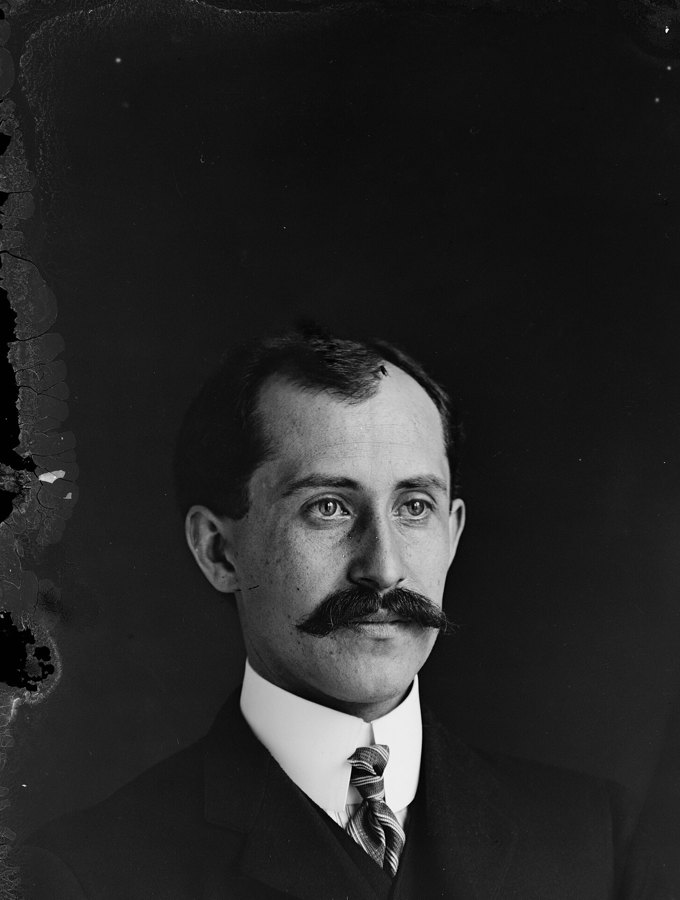
#> input picture config/sketch/heads-example/sources/orville.jpg, 680 x 900 px
$ python -i _actor.py   (imports and definitions only)   (older library calls are emulated)
#> lines starting #> are read from the running program, lines starting #| are printed output that depends on the picture; after the words box and inside, x2 and y2 are one past the last pixel; in counts of white or black regions, pixels touching at a corner belong together
"""Actor packs: the measuring, cutting and packing half (no network, no image model).

A pack is one character drawn by an image model, cut so a film can animate it by swapping pieces:
the figure, a patch for each face it pulls, a patch for each mouth shape on the faces that talk,
a blink, and whole-figure poses. actor-pack.py draws the pictures; this module lays every redraw
back on the picture it was redrawn from, measures how far it strayed outside the head, cuts the
part that changed, finds the head in each pose, and packs every piece into one atlas.

Pictures are BGRA uint8 arrays throughout (OpenCV's order).

Not an entry script: imported by actor-pack.py and check-actors.py after `_env`.
"""

import cv2
import numpy as np

WHITE = (255, 255, 255)


# ---------------------------------------------------------------------------- pictures
def load_rgba(path, key_tol=26):
    """A picture as BGRA. One with real alpha keeps it; one without has its plain ground keyed out
    (a flood from the border, so a white shirt inside the outline stays)."""
#> called with key_tol = 26
    im = cv2.imread(path, cv2.IMREAD_UNCHANGED)
#> im is the input picture: shape (900, 680); min 0, max 255, mean 38.2
    if im is None:
        return None
    if im.ndim == 2:
        im = cv2.cvtColor(im, cv2.COLOR_GRAY2BGR)
    if im.shape[2] == 4 and im[..., 3].min() < 250:
        return clean_alpha(im)
    bgr = im[..., :3]
    return np.dstack([bgr, key_out(bgr, key_tol)])


def key_out(bgr, tol=26):
    """Alpha for a subject on a plain ground: the ground is what a flood from the border reaches
    through pixels near the border's own colour; specks smaller than 1 % of the subject go too."""
#> called with tol = 26
    h, w = bgr.shape[:2]
#> h = 900; w = 680
    border = np.concatenate([bgr[0], bgr[-1], bgr[:, 0], bgr[:, -1]])
    ground = np.median(border, axis=0).astype(np.int16)
#> ground = [28, 28, 28]
    near = (np.abs(bgr.astype(np.int16) - ground).max(axis=2) <= tol).astype(np.uint8)
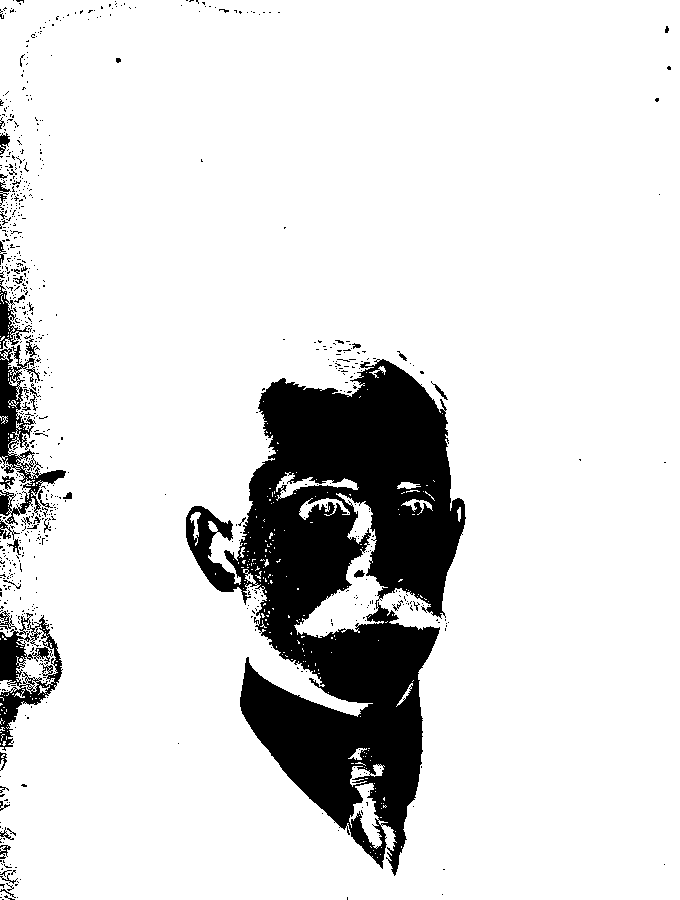
#> near: shape (900, 680); values 0 (black) and 1 (white), 86.8% white; 819 black regions (772 under 20 px), largest, box (x1, y1, x2, y2) and area: (186, 359, 466, 876) 69541, (0, 345, 66, 525) 3286, (0, 613, 63, 751) 3122
    mask = np.zeros((h + 2, w + 2), np.uint8)
    seeds = [(x, 0) for x in range(0, w, 16)] + [(x, h - 1) for x in range(0, w, 16)]
    seeds += [(0, y) for y in range(0, h, 16)] + [(w - 1, y) for y in range(0, h, 16)]
    for x, y in seeds:
        if near[y, x] == 1:
            cv2.floodFill(near, mask, (x, y), 2)
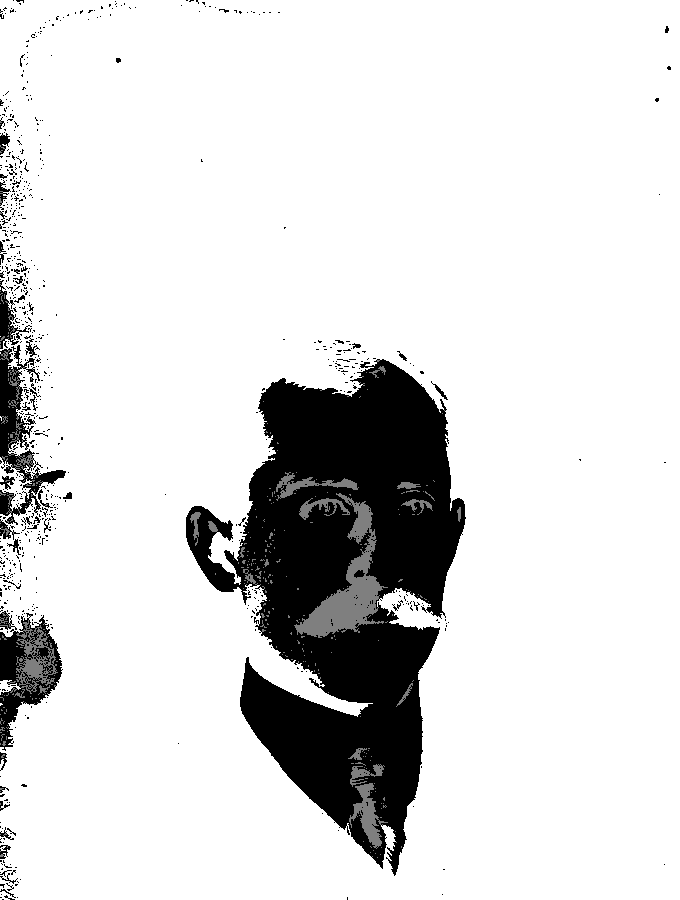
#> near: shape (900, 680); min 0, max 2, mean 1.72; drawn with min black and max white
    alpha = np.where(near == 2, 0, 255).astype(np.uint8)
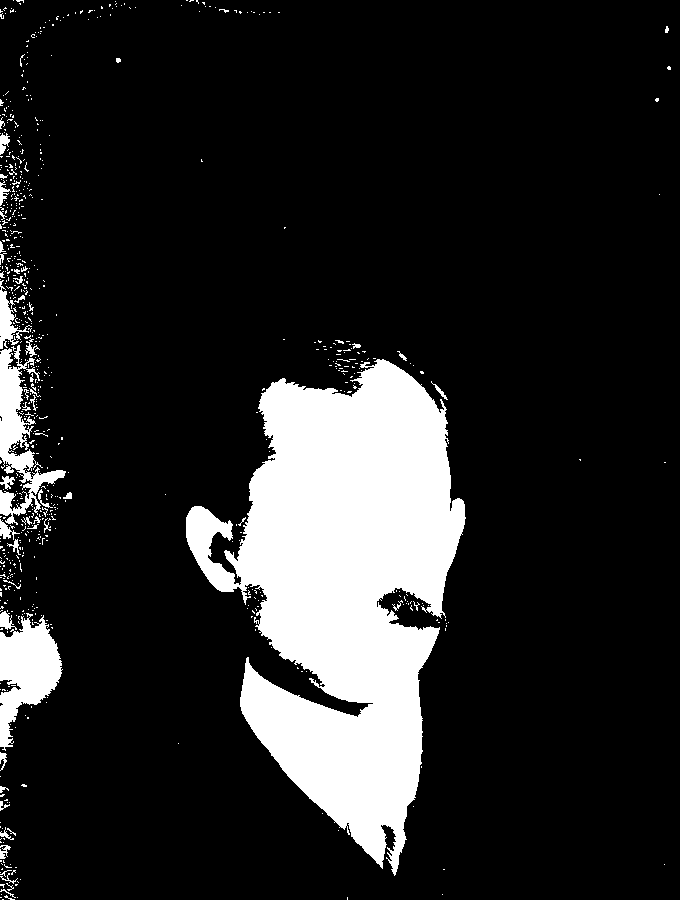
#> alpha: shape (900, 680); 14.9% white; 748 white regions (700 under 20 px), largest, box (x1, y1, x2, y2) and area: (186, 359, 466, 876) 77553, (0, 613, 63, 751) 4652, (0, 345, 66, 525) 3891
    return cv2.GaussianBlur(drop_specks(alpha), (3, 3), 0.7)


def drop_specks(alpha, share=0.01):
#> called with share = 0.01
    n, lab, st, _ = cv2.connectedComponentsWithStats((alpha > 127).astype(np.uint8), 8)
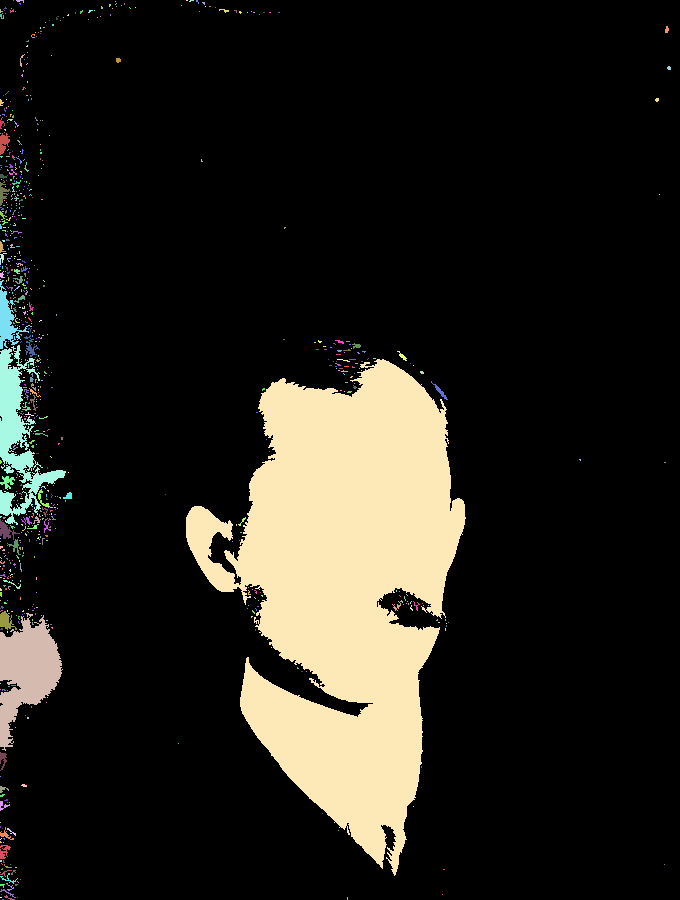
#> lab: shape (900, 680) int32; 749 distinct labels, from 0 to 748; one colour per label, 0 black
#> n = 749; st = 749 rows, first 6: [0, 0, 680, 900, 520880], [13, 0, 1, 1, 1], [16, 0, 8, 3, 13], [115, 1, 1, 1, 1], [186, 0, 2, 1, 2], [189, 0, 5, 2, 6]
    if n <= 1:
        return alpha
    big = st[1:, cv2.CC_STAT_AREA].max()
#> big = 77553
    keep = np.zeros(n, bool)
    keep[1:] = st[1:, cv2.CC_STAT_AREA] >= share * big
    return np.where(
        keep[lab] | (alpha <= 127) & (alpha > 0) & dilate(keep[lab], 3), alpha, 0
    ).astype(np.uint8)


# [5 lines left out: function clean_alpha, not called in this run]


def dilate(mask, r):
#> called with r = 3
    k = cv2.getStructuringElement(cv2.MORPH_ELLIPSE, (2 * r + 1, 2 * r + 1))
    return cv2.dilate(mask.astype(np.uint8), k).astype(bool)
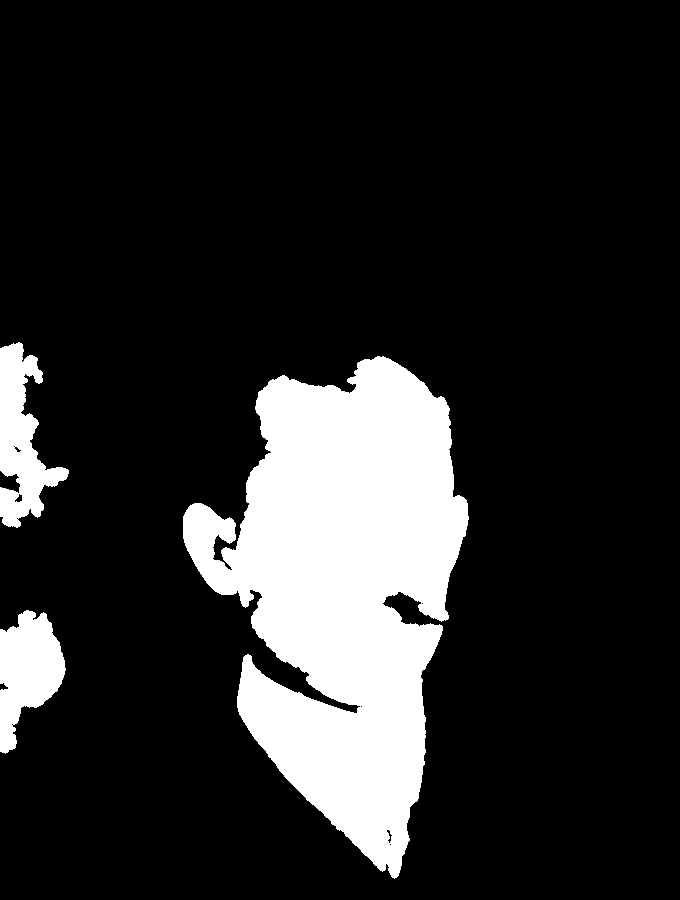
#> returned value: shape (900, 680) bool; 15.9% white; 3 white regions, box (x1, y1, x2, y2) and area: (183, 356, 469, 879) 84966, (0, 342, 69, 528) 6265, (0, 610, 66, 754) 5790


def on_white(rgba):
    a = rgba[..., 3:4].astype(np.float32) / 255
    return (rgba[..., :3] * a + 255 * (1 - a)).astype(np.uint8)


# [264 lines left out: functions resize_to, figure, box_mask, changed, fits, register and 8 more, not called in this run]

>>> result = load_rgba('../config/sketch/heads-example/sources/orville.jpg')
#> in drop_specks, `return np.where( keep[lab] | (alpha <= 127) & (alpha > 0) & dilate(kee..`:
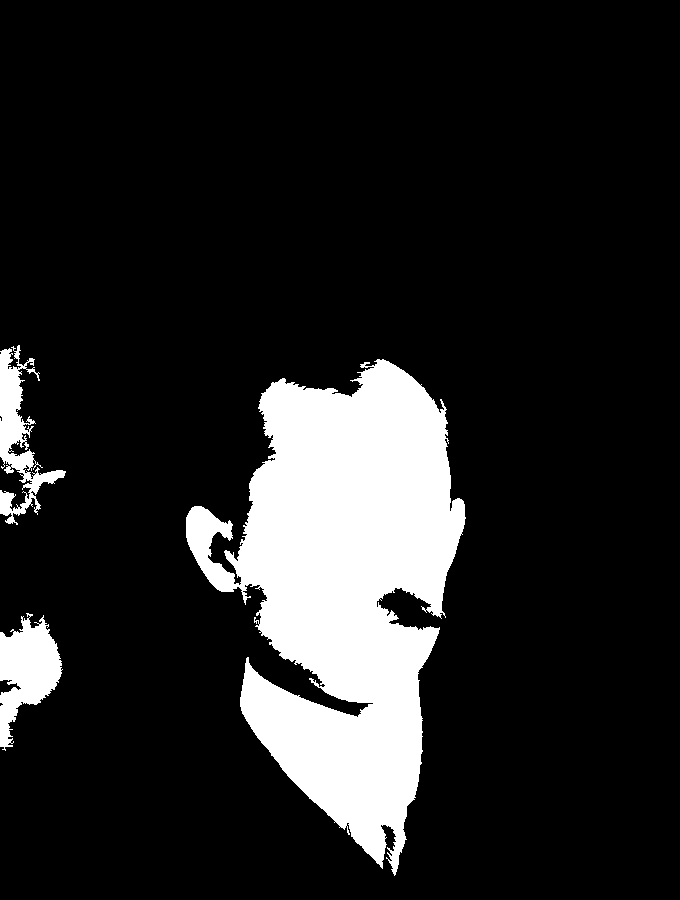
#> returned value: shape (900, 680); 14.1% white; 3 white regions, box (x1, y1, x2, y2) and area: (186, 359, 466, 876) 77553, (0, 613, 63, 751) 4652, (0, 345, 66, 525) 3891

$ run again, on config/sketch/heads-example/sources/wilbur.jpg
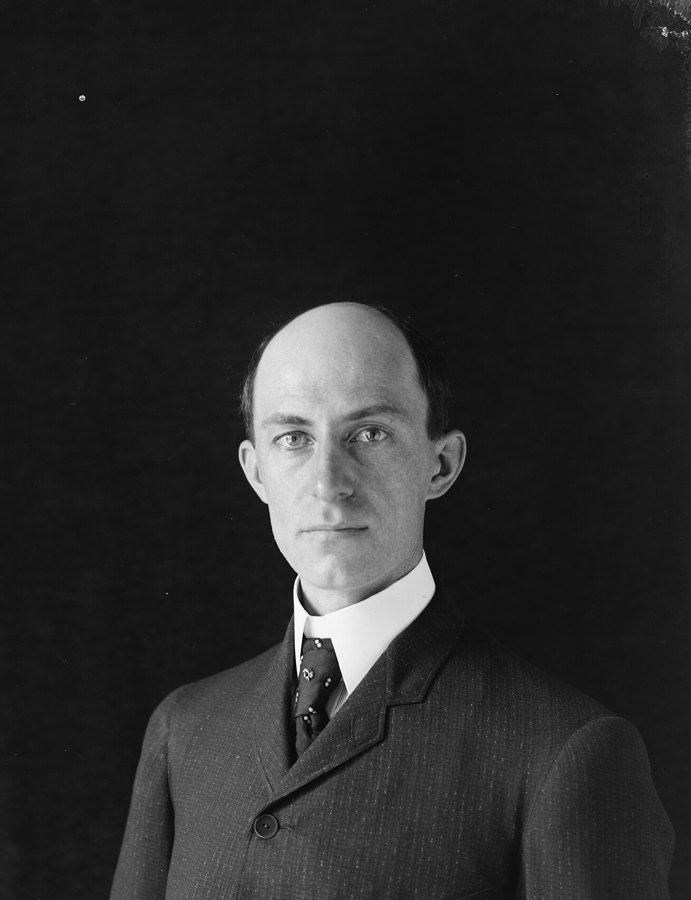
#> input picture config/sketch/heads-example/sources/wilbur.jpg, 691 x 900 px
#> in load_rgba, im is the input picture: shape (900, 691); min 0, max 255, mean 42
#> ground = [28, 28, 28]
#> in key_out, `near = (np.abs(bgr.astype(np.int16) - ground).max(axis=2) <= tol).asty..`:
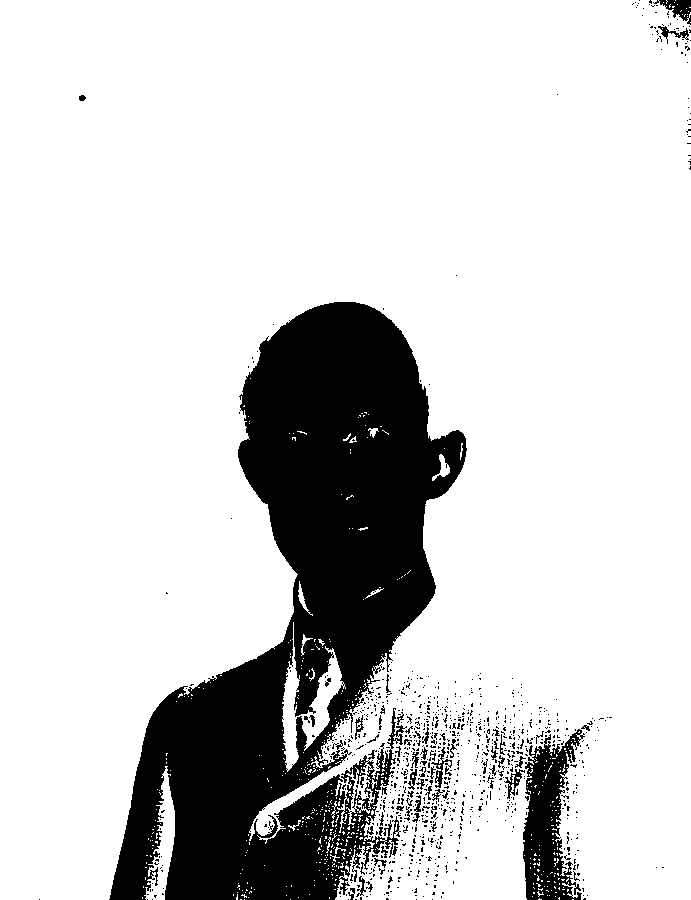
#> near: shape (900, 691); values 0 (black) and 1 (white), 82.1% white; 972 black regions (912 under 20 px), largest, box (x1, y1, x2, y2) and area: (109, 302, 467, 900) 99753, (523, 729, 585, 900) 5683, (653, 0, 691, 25) 409
#> alpha: shape (900, 691); 18.9% white; 958 white regions (902 under 20 px), largest, box (x1, y1, x2, y2) and area: (109, 302, 467, 900) 105236, (523, 729, 585, 900) 6135, (653, 0, 691, 25) 449
#> lab: shape (900, 691) int32; 959 distinct labels, from 0 to 958
#> n = 959; st = 959 rows, first 6: [0, 0, 691, 900, 504370], [639, 0, 1, 1, 1], [649, 0, 3, 4, 8], [653, 0, 38, 25, 449], [632, 3, 2, 2, 2], [635, 2, 1, 1, 1]
#> big = 105236
#> in drop_specks, `return np.where( keep[lab] | (alpha <= 127) & (alpha > 0) & dilate(kee..`:
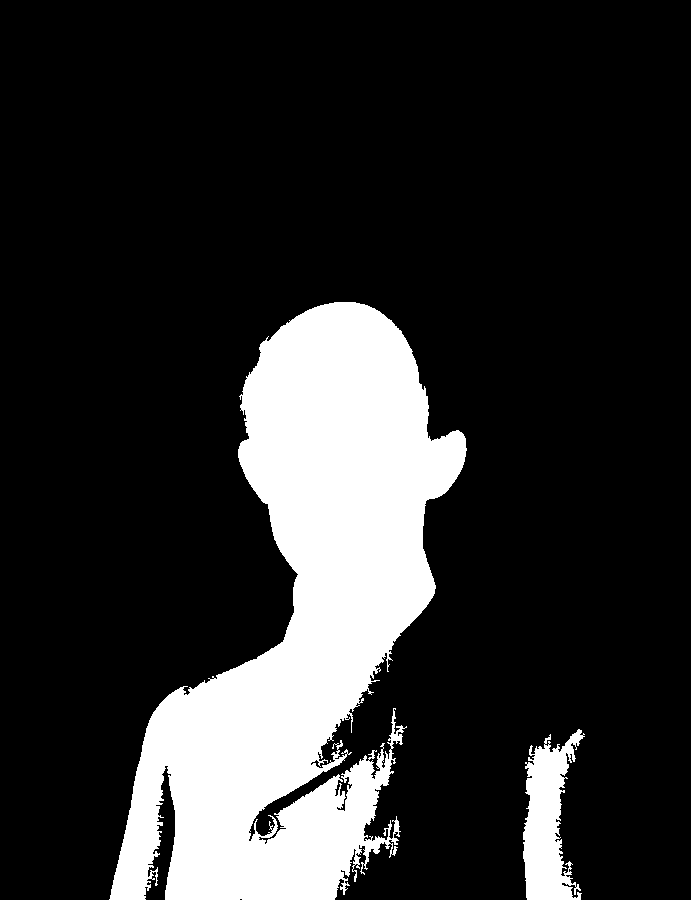
#> returned value: shape (900, 691); 17.9% white; 2 white regions, box (x1, y1, x2, y2) and area: (109, 302, 467, 900) 105236, (523, 729, 585, 900) 6135
